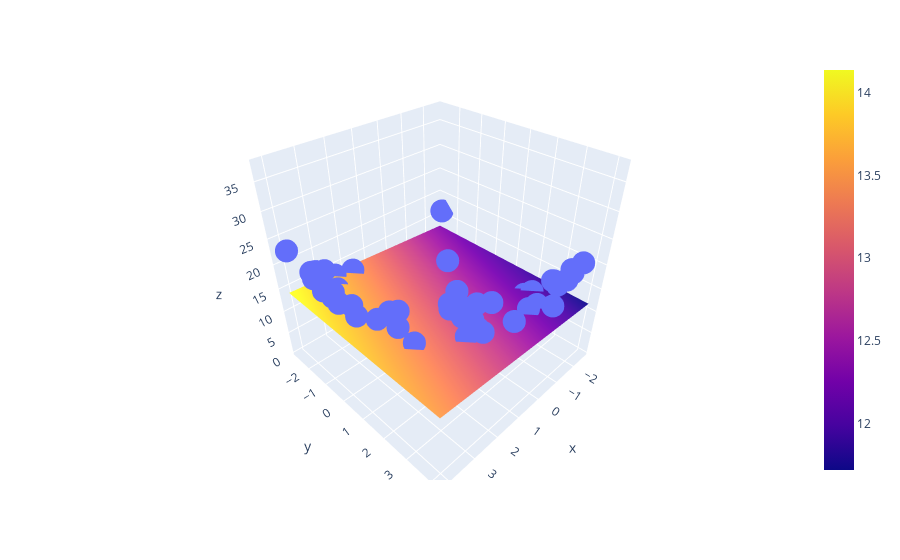

The notebook cell saved with this chart:
### Code cell
import plotly.graph_objects as go

fig = px.scatter_3d(df, x=x.ravel(), y=y.ravel(), z=z.ravel())

fig.add_trace(go.Surface(x = x_input, y = y_input, z =z_final ))

fig.show()
